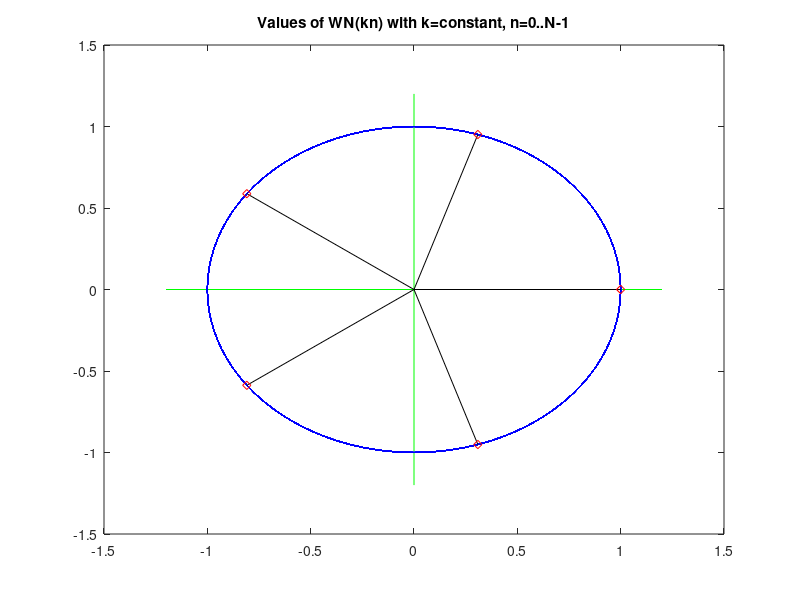

Reproduce this figure in MATLAB.
% Values of WN(kn)
k=1; %the index of Yk (please edit as you wish)
N=5; %number of samples
WN=zeros(1,N); %space for the samples
%taking the samples
for nn=1:N,
   WN(nn)=exp((-i*((2*pi)*(nn-1)*k))/N);
end; 

%display on a circle
figure(1)
k=1:(1/100):100; t=2*pi*k;
x=zeros(1,length(t)); y=zeros(1,length(t)); 
x=cos(t); y=sin(t);
plot([-1.2 1.2],[0 0],'g'); hold on; %x axis
plot([0 0],[-1.2 1.2],'g'); %y axis
plot(x,y,'b'); %the circle
for nn=1:N,   
   plot([0 real(WN(nn))],[0 imag(WN(nn))],'k');
   plot(real(WN(nn)),imag(WN(nn)),'rd');
end;
title('Values of WN(kn) with k=constant, n=0..N-1');
WN
